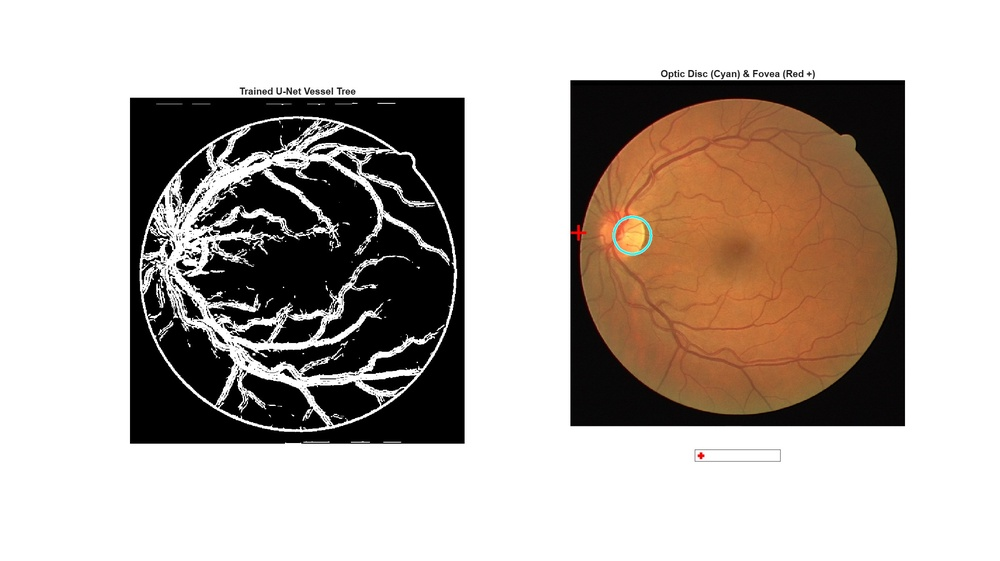
%> input picture Optic Disc and Fovea Detection.jpg, 1000 x 561 px, shrunk from 2400 x 1346 before the run
$ octave --eval "result = extractQualityFeatures(imread('../../Optic Disc and Fovea Detection.jpg'));"   (GNU Octave 9; MATLAB toolbox functions it lacks are replaced by stand-ins)
%> lines starting %> are read from the running program, lines starting %| are printed output that depends on the picture; in (x1, y1, x2, y2) boxes, pixels count from 0 and x2, y2 are one past the last pixel; in counts of white or black regions, pixels touching at a corner belong together; the program's own positions count from 1
function features = extractQualityFeatures(img)
% EXTRACTQUALITYFEATURES Extracts image quality metrics for classification.
% Input: RGB Image (H x W x 3)
% Output: 1x4 array [sharpness, illumination_green, fov_ratio, glare_v]

    % Convert to double for calculations (0.0 to 1.0)
    imgD = im2double(img);

    % Mask for the retinal field (ignore dark background)
    grayImg = rgb2gray(imgD);
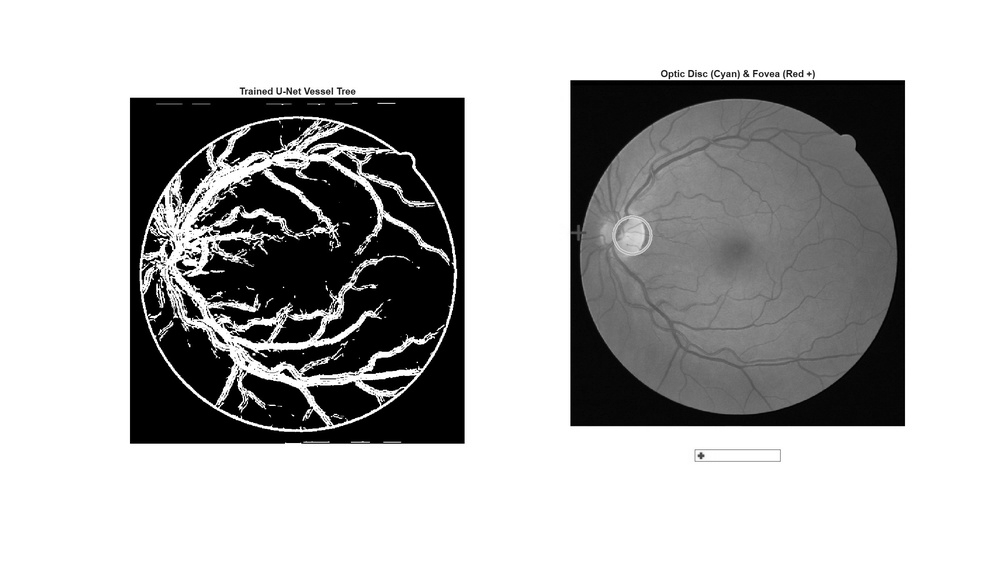
%> grayImg: size 561x1000 double; min 0, max 1, mean 0.693
    mask = grayImg > 0.05;
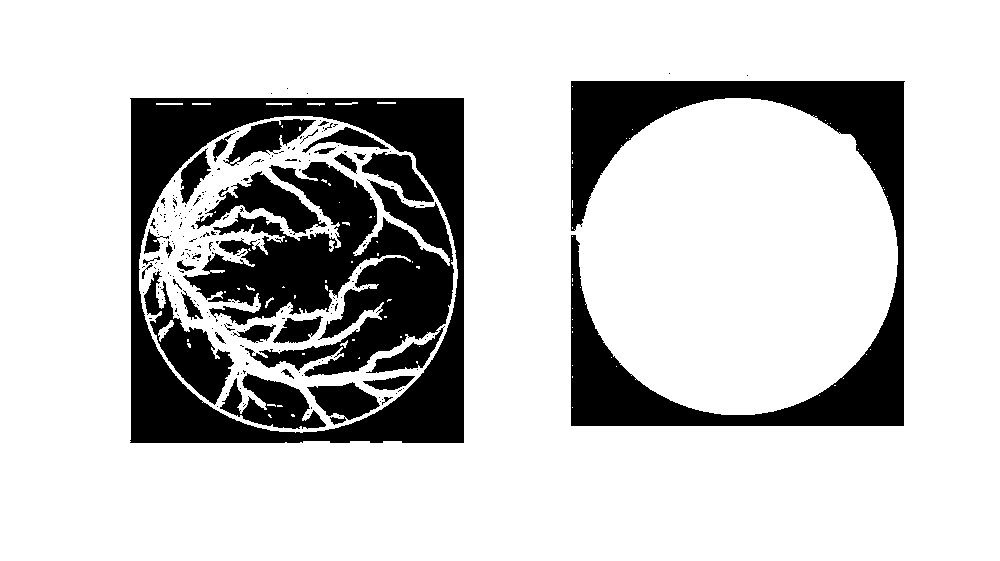
%> mask: size 561x1000 logical; 78.7% white; 229 black regions (195 under 20 px), largest, box (x1, y1, x2, y2) and area: (130, 98, 464, 443) 35140, (571, 81, 905, 426) 35023, (183, 162, 454, 377) 27934

    % 1. Sharpness: Variance of Laplacian
    lap = fspecial('laplacian');
    imgLap = imfilter(grayImg, lap, 'replicate');
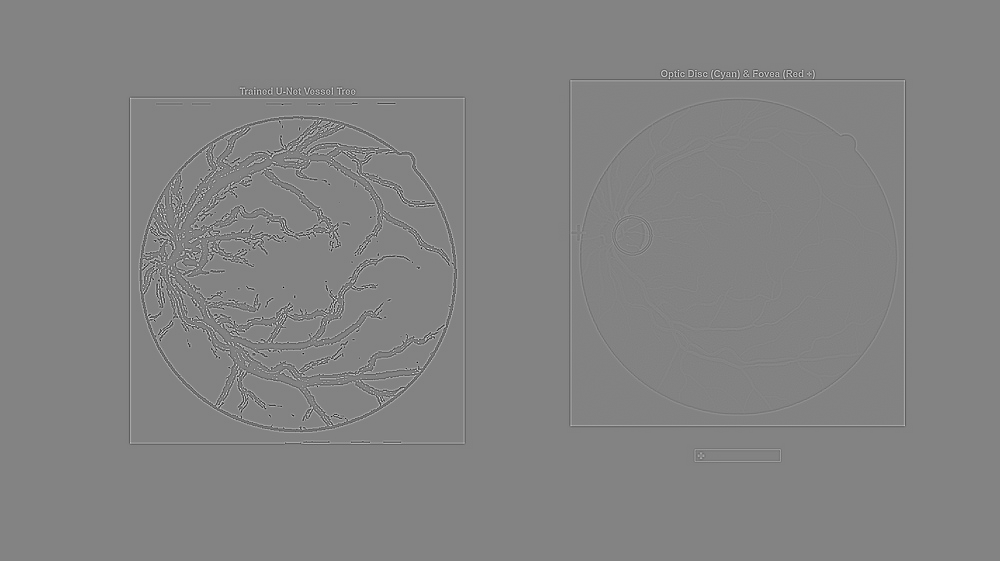
%> imgLap: size 561x1000 double; min -2.88, max 2.73, mean 2.52e-16; drawn with min black and max white
    % Compute variance only inside the FOV to avoid penalizing the mask edge
    if any(mask(:))
        sharpness = var(imgLap(mask));
%> sharpness = 0.0391
    else
        sharpness = 0;
    end

    % 2. Illumination (Green Channel): diagnostic contrast
    greenChannel = imgD(:,:,2);
    if any(mask(:))
        illumination_green = mean(greenChannel(mask));
%> illumination_green = 0.868
    else
        illumination_green = 0;
    end

    % 3. FOV Ratio: percentage of non-background pixels
    fov_ratio = sum(mask(:)) / numel(mask);
%> fov_ratio = 0.787

    % 4. Glare (V Channel in HSV): specular reflection/flare
    hsvImg = rgb2hsv(imgD);
%> hsvImg: size 561x1000x3 double; mean H, S, V 0.0411, 0.107, 0.721
    vChannel = hsvImg(:,:,3);
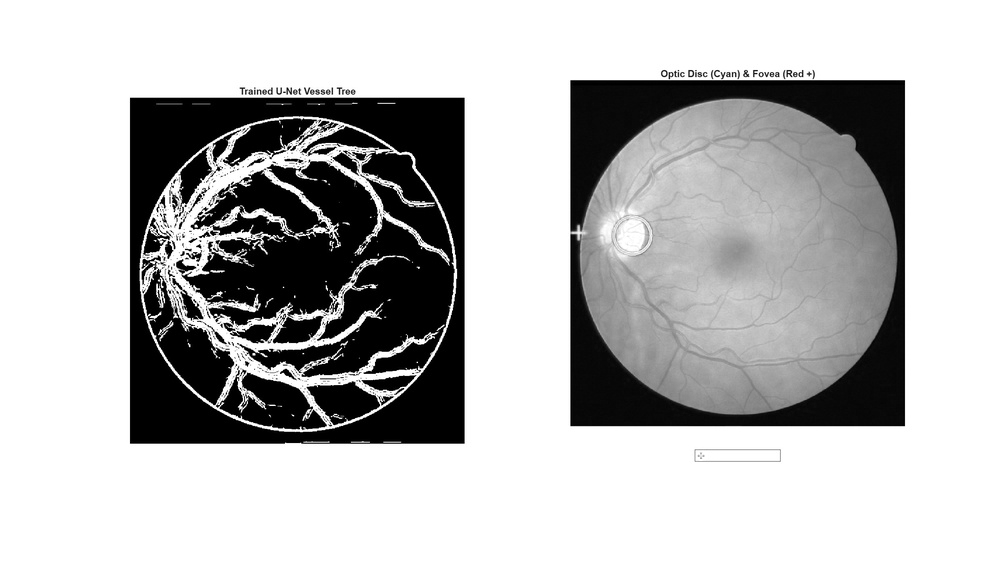
%> vChannel: size 561x1000 double; min 0, max 1, mean 0.721
    % Glare defined as pixels near saturation in the foreground
    if any(mask(:))
        glare_v = sum(vChannel(mask) > 0.9) / sum(mask(:));
%> glare_v = 0.777
    else
        glare_v = 0;
    end

    features = [sharpness, illumination_green, fov_ratio, glare_v];
%> features = [0.0391 0.868 0.787 0.777]
end

$ run again, on segment.jpg
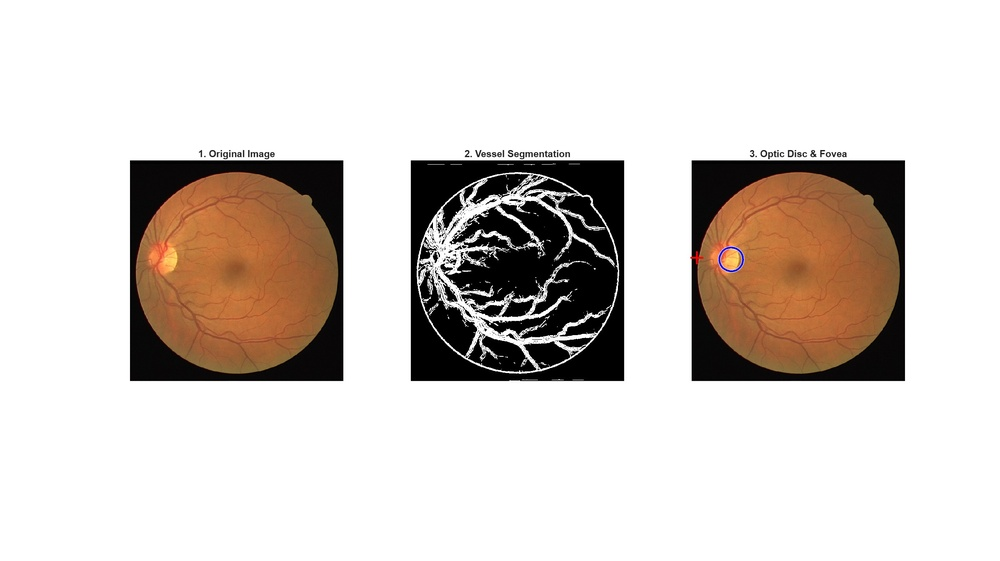
%> input picture segment.jpg, 1000 x 561 px, shrunk from 2400 x 1346 before the run
%> mask: size 561x1000 logical; 89.1% white; 140 black regions (116 under 20 px), largest, box (x1, y1, x2, y2) and area: (411, 161, 624, 380) 14138, (130, 161, 343, 380) 13947, (692, 161, 905, 380) 13916
%> in extractQualityFeatures, `imgLap = imfilter(grayImg, lap, 'replicate');`:
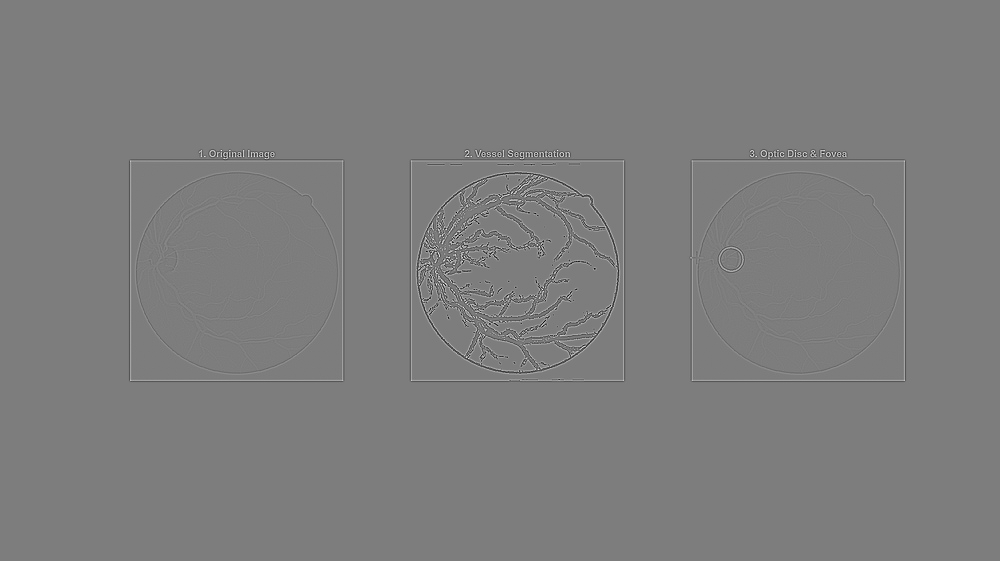
%> imgLap: size 561x1000 double; min -2.47, max 2.55, mean 3.06e-16; drawn with min black and max white
%> sharpness = 0.0204
%> illumination_green = 0.909
%> fov_ratio = 0.891
%> hsvImg: size 561x1000x3 double; mean H, S, V 0.0349, 0.0893, 0.841
%> in extractQualityFeatures, `vChannel = hsvImg(:,:,3);`:
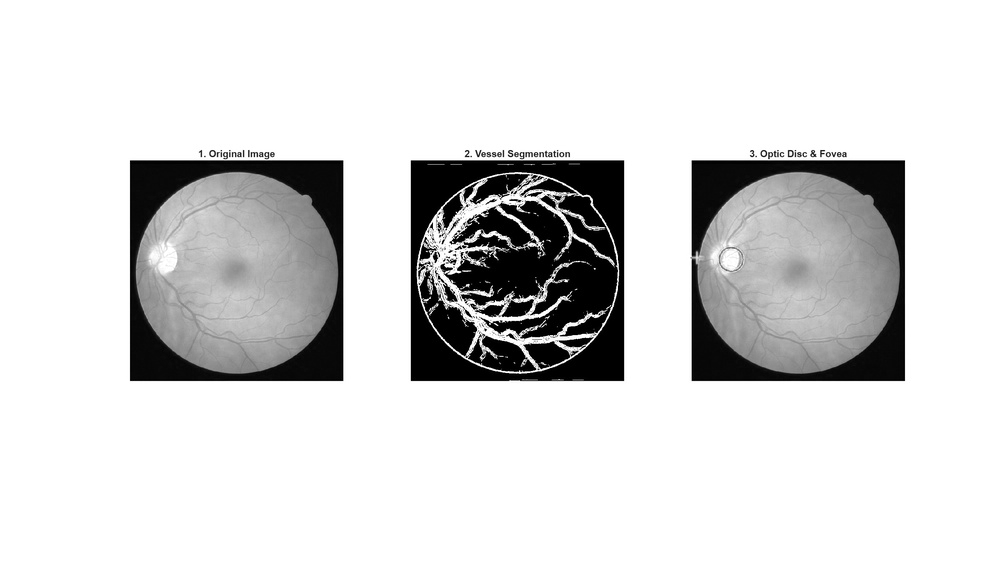
%> vChannel: size 561x1000 double; min 0, max 1, mean 0.841
%> glare_v = 0.847
%> features = [0.0204 0.909 0.891 0.847]
